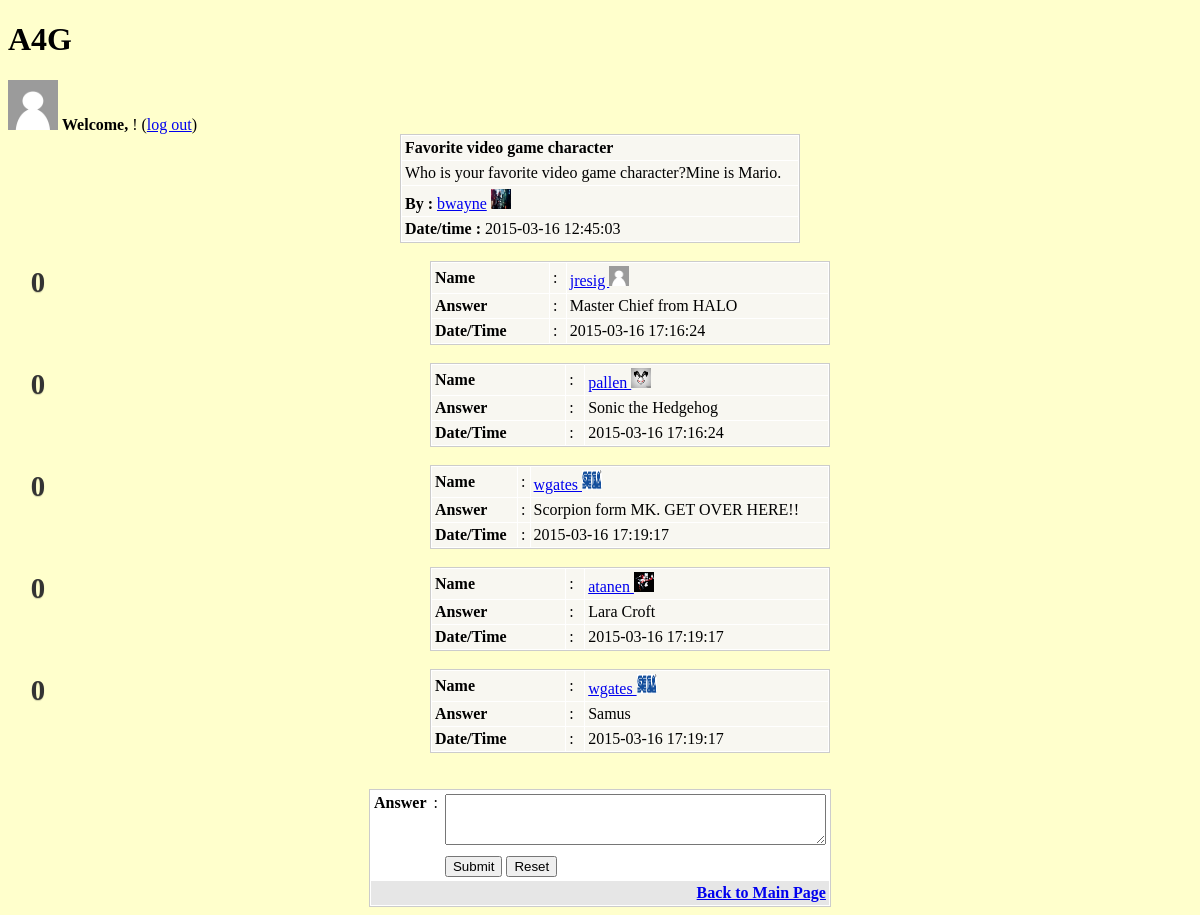
Page /view.php?id=19 on the committed database.
### tables this page shows
CREATE TABLE IF NOT EXISTS `question` (
  `u_id` int(4) NOT NULL,
`q_id` int(4) NOT NULL,
  `topic` varchar(255) NOT NULL,
  `detail` longtext NOT NULL,
  `datetime` timestamp NOT NULL DEFAULT '0000-00-00 00:00:00' ON UPDATE CURRENT_TIMESTAMP,
  `view` int(4) DEFAULT '0',
  `reply` int(4) DEFAULT '0',
  `value` int(5) NOT NULL DEFAULT '0'
);

CREATE TABLE IF NOT EXISTS `user` (
`id` int(4) NOT NULL,
  `username` varchar(30) NOT NULL,
  `password` varchar(30) NOT NULL,
  `picture` longtext NOT NULL
);

CREATE TABLE IF NOT EXISTS `answer` (
  `user_id` int(4) NOT NULL,
  `question_id` int(4) NOT NULL,
`a_id` int(4) NOT NULL,
  `a_answer` longtext NOT NULL,
  `a_datetime` timestamp NOT NULL DEFAULT '0000-00-00 00:00:00',
  `vote` int(5) NOT NULL DEFAULT '0',
  `like` tinyint(1) NOT NULL DEFAULT '0'
);

### view.php (the view, shortened to what this page needs)
<?php
include_once "creds.php";
$tbl_name="question";
$tbl_name2="user";
$tbl_name3="answer";
$db = new mysqli($host, $user,$pw,$db_name);
$id=$_GET['id'];
$sql="SELECT * FROM `$tbl_name` WHERE `q_id` = $id";
$result=$db->query($sql) ;
$rows=mysqli_fetch_array($result);
?>
<!DOCTYPE html>
<html>
<head>
<link href="http://netdna.bootstrapcdn.com/font-awesome/3.2.1/css/font-awesome.min.css" rel="stylesheet">
<link rel="stylesheet" type="text/css" href="style.css">
</head>
<h1> A4G </h1>
<body>
<?php
	$uname = $_SESSION['username'];
	$sql1="SELECT id FROM `$tbl_name2` WHERE `username` =  '".$uname. "'";
	$results=$db->query($sql1);
	$row=mysqli_fetch_array($results);
	$sqlpic ="SELECT picture FROM `$tbl_name2` WHERE `username` = '".$uname. "'";
	$respic = $db->query($sqlpic);
	$rpic = mysqli_fetch_array($respic);
	if($rpic['picture'] == "" ){
		echo "<img width='50' height = '50' src='Pictures/default.png' alt='Default Profile Pic'>";
	}
	else{
		echo"<img width='50' height='50' src='Pictures/".$rpic['picture']."' alt=Profile Pic'>";
	}
?>
<td> <strong>Welcome, </strong> <a href="profile.php?id=<?php echo $row['id']; ?>" ><?=$_SESSION['username']?> </a> !  (<a href="index.php?action=logout">log out</a>)</td>
<table width="400" border="0" align="center" cellpadding="0" cellspacing="1" bgcolor="#CCCCCC">
<tr>
<td><table width="100%" border="0" cellpadding="3" cellspacing="1" bordercolor="1" bgcolor="#FFFFFF">
<tr>
<td bgcolor="#F8F7F1"><strong><?php echo $rows['topic']; ?></strong></td>
</tr>
<tr>
<td bgcolor="#F8F7F1"><?php echo $rows['detail']; ?></td>
</tr>
<tr>
<?php
$name = "Anon";
$number = $rows['u_id'];
$sqli="SELECT username FROM `$tbl_name2` WHERE `id`= $number";
$res=$db->query($sqli);
$row=mysqli_fetch_array($res);
if (isset($row)){
	$name=$row['username'];
}
?>
<td bgcolor="#F8F7F1"><strong>By :</strong> <a href="profile.php?id=<?php echo $rows['u_id']; ?>" ><?php echo $name; ?></a>
<?php
	$sqlpicture = "SELECT picture FROM `$tbl_name2` WHERE `id` =$number";
	$picres=$db->query($sqlpicture);
	$picrow=mysqli_fetch_array($picres);
	if($picrow['picture'] == "" ){
		echo "<img width='20' height = '20' src='Pictures/default.png' alt='Default Profile Pic'>";
	}
	else{
		echo"<img width='20' height='20' src='Pictures/".$picrow['picture']."' alt=Profile Pic'>";
	}
?>
</td>
</tr>
<tr>
<td bgcolor="#F8F7F1"><strong>Date/time : </strong><?php echo $rows['datetime']; ?></td>
</tr>
</table></td>
</tr>
</table>
<BR>
	<?php
$sql2="SELECT * FROM `$tbl_name3` WHERE `question_id` = $id  ORDER BY `like` DESC ";
$result2=$db->query($sql2);
while($rows=mysqli_fetch_array($result2)){
	?>
<table width="400" border="0" align="center" cellpadding="0" cellspacing="1" bgcolor="#CCCCCC">
<tr>
<td><table width="100%" border="0" cellpadding="3" cellspacing="1" bgcolor="#FFFFFF">
<tr>
<?php
$num = $rows['user_id'];
$sqli2="SELECT * FROM `$tbl_name2` WHERE `id`= $num";
$ress=$db->query($sqli2);
$roww=mysqli_fetch_array($ress);
if (isset($ress)){
$a_name=$roww['username'];
}
?>
<td bgcolor="#F8F7F1"><strong>Name</strong></td>
<td bgcolor="#F8F7F1">:</td>
<td bgcolor="#F8F7F1"><a href="profile.php?id=<?php echo $roww['id']; ?>"> <?php echo $a_name; ?> </a>
<?php
	$sqlpicture = "SELECT picture FROM `$tbl_name2` WHERE `id` =$num";
	$picres=$db->query($sqlpicture);
	$picrow=mysqli_fetch_array($picres);
	if($picrow['picture'] == "" ){
		echo "<img width='20' height = '20' src='Pictures/default.png' alt='Default Profile Pic'>";
	}
	else{
		echo"<img width='20' height='20' src='Pictures/".$picrow['picture']."' alt=Profile Pic'>";
	}
?>
</td>
</tr>
<form method="post"id="like_form" action="like.php">
<tr>
<td bgcolor="#F8F7F1"><strong>Answer</strong></td>
<td bgcolor="#F8F7F1">:</td>
<td bgcolor="#F8F7F1"><?php echo $rows['a_answer']; ?></td>
</tr>
<tr>
<td bgcolor="#F8F7F1"><strong>Date/Time</strong></td>
<td bgcolor="#F8F7F1">:</td>
<td bgcolor="#F8F7F1"><?php echo $rows['a_datetime']; ?></td>
</tr>
</table></td>
</tr>
<div class="item" data-postid="<?php echo $rows['a_id']; ?>" data-score="<?php echo $rows['vote']; ?>">
<div class = "vote-span">
	<div class="vote-score"><?php echo $rows['vote']; ?></div>
</div>
</div>
</table></td>
</table><br></form>
<?php
}
?>
<BR>
	<table width="400" border="0" align="center" cellpadding="0" cellspacing="1" bgcolor="#CCCCCC">
<tr>
<form name="form1" method="post" action="add_answer.php">
<td>
<table width="100%" border="0" cellpadding="3" cellspacing="1" bgcolor="#FFFFFF">
<tr>
<td valign="top"><strong>Answer</strong></td>
<td valign="top">:</td>
<td><textarea name="a_answer" cols="45" rows="3" id="a_answer"></textarea></td>
</tr>
<tr>
<td>&nbsp;</td>
<td><input name="id" type="hidden" value="<?php echo $id; ?>"></td>
<td><input type="submit" name="Submit" value="Submit"> <input type="reset" name="Submit2" value="Reset"></td>
</tr>
<tr>
<td colspan="5" align="right" bgcolor="#E6E6E6"><a href="index.php"><strong>Back to Main Page</strong> </a></td>
</tr>
</table>
</td>
</form>
</tr>
</table>
</body>
</html>

### style.css (style rules this page uses)
.vote-span { width: 60px; float: left; margin: 5px 0; }
.vote, .vote-score { clear: both; text-shadow: 0 1px 1px rgba(0, 0, 0, 0.2); cursor: pointer; text-align: center; color: #333; font-size: 1.8em; font-weight: bold; }
.vote-score { cursor: text; }
body { background-color: #FFFFCC; }
h1 { color: : #3333CC; }

### rows in the picture
question: topic "Favorite video game character", detail "Who is your favorite video game character?Mine is Mario.", datetime "2015-03-16 12:45:03"
user: username "bwayne", picture (picture)
answer: user.username "jresig", a_answer "Master Chief from HALO", a_datetime "2015-03-16 17:16:24", vote "0"
answer: user.username "pallen", user.picture (picture), a_answer "Sonic the Hedgehog", a_datetime "2015-03-16 17:16:24", vote "0"
answer: user.username "wgates", user.picture (picture), a_answer "Scorpion form MK. GET OVER HERE!!", a_datetime "2015-03-16 17:19:17", vote "0"
answer: user.username "atanen", user.picture (picture), a_answer "Lara Croft", a_datetime "2015-03-16 17:19:17", vote "0"
answer: user.username "wgates", user.picture (picture), a_answer "Samus", a_datetime "2015-03-16 17:19:17", vote "0"
